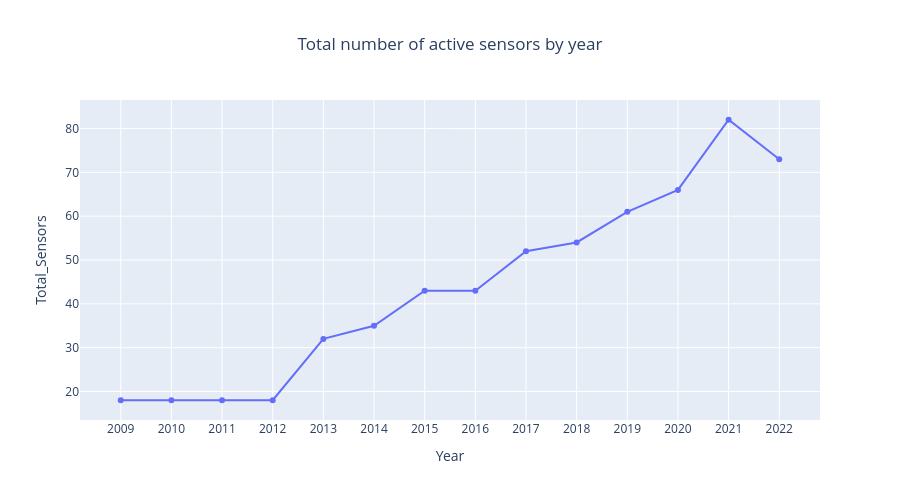

The code cell stored with this chart in its notebook:
### Markdown cell above
Plotly also provides a more convenient way of specifying nested properties through its "magic underscore" notation, which allows you to configure nested figure properties by joining property levels together using a _ character. Using this notation, we can rewrite the preceding line so that it's much simpler:

### Code cell
figure.update_layout(xaxis_dtick=1, title_x=0.5)

### Figure 1 — Plotly figure (JSON) as saved in the notebook; plotly's stock layout.template omitted (floating-point values rounded to 4 significant figures)
{"data": [{"hovertemplate": "Year=%{x}<br>Total_Sensors=%{y}<extra></extra>", "legendgroup": "", "line": {"color": "#636efa", "dash": "solid"}, "marker": {"symbol": "circle"}, "mode": "lines+markers", "name": "", "orientation": "v", "showlegend": false, "type": "scatter", "x": [2009, 2010, 2011, 2012, 2013, 2014, 2015, 2016, 2017, 2018, 2019, 2020, 2021, 2022], "xaxis": "x", "y": [18, 18, 18, 18, 32, 35, 43, 43, 52, 54, 61, 66, 82, 73], "yaxis": "y"}], "layout": {"height": 500, "legend": {"tracegroupgap": 0}, "title": {"text": "Total number of active sensors by year", "x": 0.5}, "xaxis": {"anchor": "y", "domain": [0, 1], "dtick": 1, "title": {"text": "Year"}}, "yaxis": {"anchor": "x", "domain": [0, 1], "title": {"text": "Total_Sensors"}}}}
